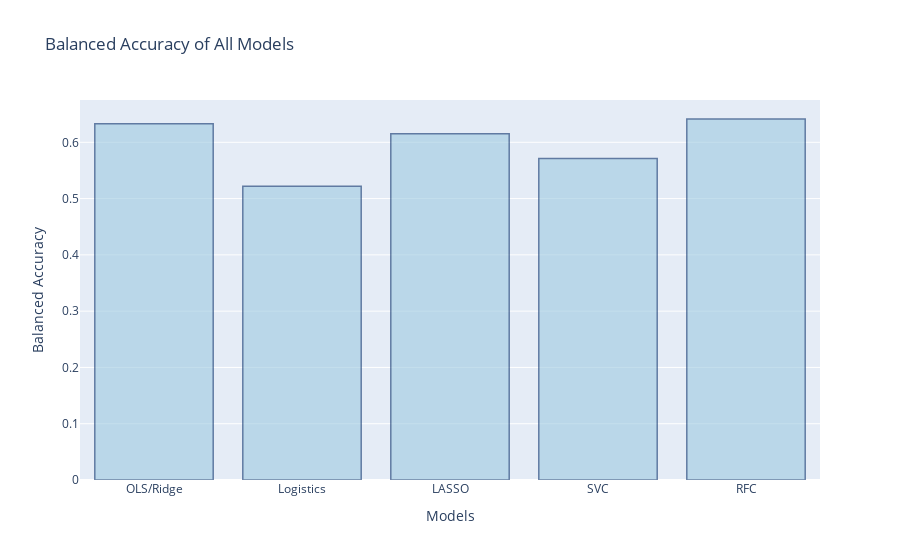

The notebook cell saved with this chart:
### Code cell
import plotly.graph_objects as go

fig = go.Figure(data=[go.Bar(x=df['Models'], y=df['Balanced Accuracy'])])
# Customize aspect
fig.update_traces(marker_color='rgb(158,202,225)', marker_line_color='rgb(8,48,107)',
                  marker_line_width=1.5, opacity=0.6)
fig.update_layout(title_text='Balanced Accuracy of All Models')
fig.update_layout(xaxis_title='Models',
                   yaxis_title='Balanced Accuracy')
fig.show()

### Figure 1 — Plotly figure (JSON) as saved in the notebook; plotly's stock layout.template omitted (floating-point values rounded to 4 significant figures)
{"data": [{"marker": {"color": "rgb(158,202,225)", "line": {"color": "rgb(8,48,107)", "width": 1.5}}, "opacity": 0.6, "type": "bar", "x": ["OLS/Ridge", "Logistics", "LASSO", "SVC", "RFC"], "y": [0.633, 0.5218, 0.6153, 0.5713, 0.6414]}], "layout": {"title": {"text": "Balanced Accuracy of All Models"}, "xaxis": {"title": {"text": "Models"}}, "yaxis": {"title": {"text": "Balanced Accuracy"}}}}
